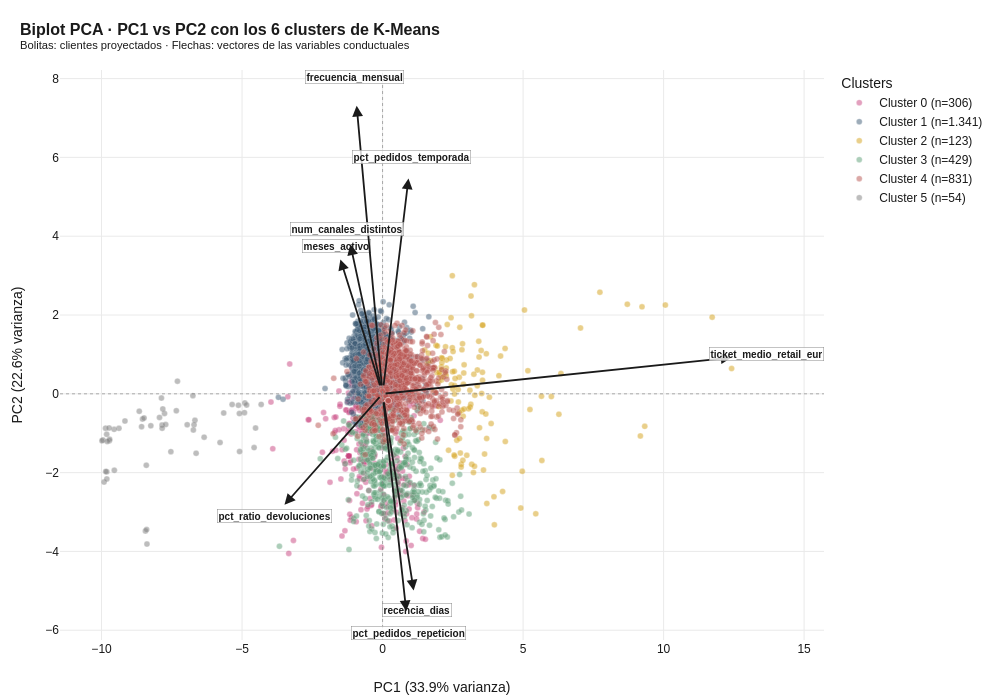

Notebook code cell kept with this figure:
### Markdown cell above
## 5. Visualización de los clusters mediante biplot

El biplot es una visualización combinada que representa simultáneamente las observaciones (los clientes proyectados como puntos en el espacio de las componentes principales) y las variables originales (representadas como vectores). La dirección de cada vector indica cómo contribuye esa variable a cada componente, la longitud refleja la importancia de la contribución, y los ángulos entre vectores informan sobre la correlación entre variables: vectores en la misma dirección representan variables positivamente correlacionadas, vectores opuestos indican correlación negativa, y vectores ortogonales sugieren independencia.

### Code cell
# 5.1 Biplot principal PC1 vs PC2
# Escala de los vectores para que sean visibles sobre la nube de puntos
escala_vectores = 1.0 * max(abs(X_pca[:, 0].min()), abs(X_pca[:, 0].max()),
                              abs(X_pca[:, 1].min()), abs(X_pca[:, 1].max())) / max(abs(loadings["PC1"]).max(), abs(loadings["PC2"]).max())

fig = go.Figure()

# Scatter de los puntos coloreados por cluster
for c in sorted(df["cluster"].unique()):
    mask = df["cluster"] == c
    fig.add_trace(go.Scatter(
        x=X_pca[mask, 0], y=X_pca[mask, 1],
        mode="markers",
        marker=dict(size=6, color=PALETA_CLUSTERS[c], opacity=0.5,
                    line=dict(color="white", width=0.3)),
        name=f"Cluster {c} (n={mask.sum():,})".replace(",", "."),
    ))

# Vectores de loadings
for i, var in enumerate(VARIABLES_CLUSTERING):
    x_end = loadings["PC1"].iloc[i] * escala_vectores
    y_end = loadings["PC2"].iloc[i] * escala_vectores

    fig.add_annotation(
        x=x_end, y=y_end, ax=0, ay=0,
        xref="x", yref="y", axref="x", ayref="y",
        arrowhead=2, arrowsize=1.2, arrowwidth=1.8,
        arrowcolor="#1A1A1A", showarrow=True,
    )
    # Etiqueta de la variable
    fig.add_annotation(
        x=x_end * 1.1, y=y_end * 1.1,
        text=f"<b>{var}</b>", showarrow=False,
        font=dict(size=10, color="#1A1A1A"),
        bgcolor="rgba(255,255,255,0.8)",
        bordercolor="#888", borderwidth=0.5,
    )

# Líneas de referencia
fig.add_hline(y=0, line_dash="dot", line_color="#888", line_width=0.7)
fig.add_vline(x=0, line_dash="dot", line_color="#888", line_width=0.7)

fig.update_layout(
    title=dict(text=f"<b>Biplot PCA · PC1 vs PC2 con los {K_FINAL} clusters de K-Means</b><br><sup>Bolitas: clientes proyectados · Flechas: vectores de las variables conductuales</sup>"),
    xaxis_title=f"PC1 ({var_explained[0]:.1f}% varianza)",
    yaxis_title=f"PC2 ({var_explained[1]:.1f}% varianza)",
    height=700, width=1000,
    legend=dict(title="Clusters", x=1.02, y=1, xanchor="left"),
)
guardar_y_mostrar(fig, "07_biplot_pc1_pc2", w=1000, h=700)

### Figure 1 — Plotly figure (JSON) as saved in the notebook; plotly's stock layout.template omitted (floating-point values rounded to 4 significant figures; data arrays with more than 128 entries replaced by an {"elided": "..."} marker saying what was removed)
{"data": [{"marker": {"color": "#C8447F", "line": {"color": "white", "width": 0.3}, "opacity": 0.5, "size": 6}, "mode": "markers", "name": "Cluster 0 (n=306)", "type": "scatter", "x": {"elided": "306 float values"}, "y": {"elided": "306 float values"}}, {"marker": {"color": "#3E5C76", "line": {"color": "white", "width": 0.3}, "opacity": 0.5, "size": 6}, "mode": "markers", "name": "Cluster 1 (n=1.341)", "type": "scatter", "x": {"elided": "1341 float values"}, "y": {"elided": "1341 float values"}}, {"marker": {"color": "#D4A017", "line": {"color": "white", "width": 0.3}, "opacity": 0.5, "size": 6}, "mode": "markers", "name": "Cluster 2 (n=123)", "type": "scatter", "x": [2.262, 1.502, 4.917, 2.641, 3.545, 2.241, 9.173, 1.836, 5.452, 2.098, 1.902, 2.482, 4.271, 5.17, 3.977, 2.56, 2.8, 3.171, 2.857, 2.767, 3.234, 3.591, 3.14, 2.348, 1.63, 2.734, 3.557, 2.567, 3.71, 2.545, 2.002, 5.668, 2.997, 3.434, 9.329, 3.27, 2.107, 3.692, 3.704, 2.824, 2.875, 4.971, 8.709, 2.488, 7.043, 4.14, 3.147, 4.359, 11.73, 5.244, 2.243, 9.231, 3.421, 1.705, 1.865, 3.553, 1.951, 1.996, 6.007, 3.801, 3.629, 2.845, 3.674, 2.434, 2.118, 6.346, 1.713, 2.902, 2.748, 2.446, 3.508, 2.501, 2.481, 3.268, 3.163, 10.06, 2.266, 3.863, 3.282, 3.118, 12.42, 3.449, 2.73, 2.823, 4.368, 2.58, 2.044, 4.199, 3.526, 2.125, 1.934, 2.013, 2.436, 5.049, 2.562, 2.697, 2.889, 2.553, 3.374, 3.249, 6.274, 2.27, 3.559, 3.963, 2.797, 2.482, 2.303, 5.653, 2.69, 3.371, 2.509, 3.063, 2.09, 2.1, 2.402, 2.867, 2.899, 1.599, 2.734, 3.107, 2.109, 7.733, 3.56], "y": [0.4527, 1.111, -2.9, -1.176, -0.458, 1.193, -1.069, 0.06588, -3.045, 0.9131, 1.232, -2.069, -2.476, 0.5874, -3.325, -0.003116, -1.785, -1.787, -1.686, -1.504, -1.998, -1.936, -0.263, -1.43, 1.031, -1.134, 0.344, -1.584, -2.781, -1.554, -0.3232, -1.691, -1.561, 0.9335, -0.8257, -1.84, 0.5955, 1.019, -1.131, 1.119, 0.24, -1.968, 2.275, 0.5606, 1.672, 0.4616, 2.48, 1.153, 1.946, -0.3984, 0.512, 2.207, 1.333, 1.449, 0.6515, 0.5458, 1.212, 0.3059, -0.07063, -0.08757, -1.53, 1.269, -0.5119, -0.1842, 0.9023, 0.5152, 0.8415, 0.7347, 1.688, 0.2276, 1.099, 0.1233, 2.999, 2.771, 1.98, 2.252, 0.6561, -0.7557, -0.03392, -0.3376, 0.6406, -0.863, 0.4212, -0.4189, -1.212, 0.3899, 0.4752, 0.9589, 0.01069, 0.419, 0.5374, 0.539, 1.931, 2.127, 0.2099, -0.2084, 0.53, 0.5711, 0.6056, 0.4997, -0.5186, 0.8551, 1.746, -2.612, -1.86, 1.171, 1.759, -0.06004, 0.1101, 0.2052, 1.073, -0.3811, 0.6803, 0.3488, 0.8989, -0.5678, -0.3859, 0.7728, -0.4701, 0.09275, 0.7896, 2.579, 1.739]}, {"marker": {"color": "#5C9E76", "line": {"color": "white", "width": 0.3}, "opacity": 0.5, "size": 6}, "mode": "markers", "name": "Cluster 3 (n=429)", "type": "scatter", "x": {"elided": "429 float values"}, "y": {"elided": "429 float values"}}, {"marker": {"color": "#B85450", "line": {"color": "white", "width": 0.3}, "opacity": 0.5, "size": 6}, "mode": "markers", "name": "Cluster 4 (n=831)", "type": "scatter", "x": {"elided": "831 float values"}, "y": {"elided": "831 float values"}}, {"marker": {"color": "#7D7D7D", "line": {"color": "white", "width": 0.3}, "opacity": 0.5, "size": 6}, "mode": "markers", "name": "Cluster 5 (n=54)", "type": "scatter", "x": [-7.533, -8.575, -9.167, -7.76, -7.338, -8.247, -8.438, -7.299, -8.408, -6.749, -8.658, -5.653, -8.542, -9.91, -4.914, -5.783, -6.349, -7.846, -7.717, -7.868, -6.953, -7.821, -9.38, -5.354, -9.858, -7.843, -8.397, -9.722, -9.553, -9.712, -9.731, -9.951, -5.128, -9.986, -4.572, -6.676, -6.635, -6.709, -9.818, -6.733, -4.9, -9.814, -4.837, -9.851, -9.545, -9.799, -7.937, -8.384, -4.32, -5.095, -4.519, -8.487, -9.812, -5.089], "y": [-1.467, -0.8336, -0.6899, -0.4979, -0.4294, -0.8107, -3.48, 0.3209, -1.814, -0.0459, -0.4417, -0.4863, -0.6389, -2.24, -0.4773, -1.236, -1.1, -0.7939, -0.7801, -0.1076, -0.7843, -0.3842, -0.8764, -0.2713, -0.8708, -0.8734, -3.444, -1.189, -0.9022, -1.15, -0.866, -1.17, -0.2886, -1.194, -1.365, -0.6722, -1.508, -0.788, -1.027, -0.9175, -0.2312, -1.981, -0.2835, -1.971, -1.94, -1.208, -0.5999, -3.813, -0.2683, -0.5013, -0.8698, -0.613, -2.16, -1.465]}], "layout": {"annotations": [{"arrowcolor": "#1A1A1A", "arrowhead": 2, "arrowsize": 1.2, "arrowwidth": 1.8, "ax": 0, "axref": "x", "ay": 0, "ayref": "y", "showarrow": true, "x": 1.106, "xref": "x", "y": -4.991, "yref": "y"}, {"bgcolor": "rgba(255,255,255,0.8)", "bordercolor": "#888", "borderwidth": 0.5, "font": {"color": "#1A1A1A", "size": 10}, "showarrow": false, "text": "<b>recencia_dias</b>", "x": 1.217, "y": -5.491}, {"arrowcolor": "#1A1A1A", "arrowhead": 2, "arrowsize": 1.2, "arrowwidth": 1.8, "ax": 0, "axref": "x", "ay": 0, "ayref": "y", "showarrow": true, "x": -1.501, "xref": "x", "y": 3.411, "yref": "y"}, {"bgcolor": "rgba(255,255,255,0.8)", "bordercolor": "#888", "borderwidth": 0.5, "font": {"color": "#1A1A1A", "size": 10}, "showarrow": false, "text": "<b>meses_activo</b>", "x": -1.652, "y": 3.752}, {"arrowcolor": "#1A1A1A", "arrowhead": 2, "arrowsize": 1.2, "arrowwidth": 1.8, "ax": 0, "axref": "x", "ay": 0, "ayref": "y", "showarrow": true, "x": -0.9219, "xref": "x", "y": 7.309, "yref": "y"}, {"bgcolor": "rgba(255,255,255,0.8)", "bordercolor": "#888", "borderwidth": 0.5, "font": {"color": "#1A1A1A", "size": 10}, "showarrow": false, "text": "<b>frecuencia_mensual</b>", "x": -1.014, "y": 8.04}, {"arrowcolor": "#1A1A1A", "arrowhead": 2, "arrowsize": 1.2, "arrowwidth": 1.8, "ax": 0, "axref": "x", "ay": 0, "ayref": "y", "showarrow": true, "x": 12.42, "xref": "x", "y": 0.9219, "yref": "y"}, {"bgcolor": "rgba(255,255,255,0.8)", "bordercolor": "#888", "borderwidth": 0.5, "font": {"color": "#1A1A1A", "size": 10}, "showarrow": false, "text": "<b>ticket_medio_retail_eur</b>", "x": 13.66, "y": 1.014}, {"arrowcolor": "#1A1A1A", "arrowhead": 2, "arrowsize": 1.2, "arrowwidth": 1.8, "ax": 0, "axref": "x", "ay": 0, "ayref": "y", "showarrow": true, "x": 0.9219, "xref": "x", "y": 5.466, "yref": "y"}, {"bgcolor": "rgba(255,255,255,0.8)", "bordercolor": "#888", "borderwidth": 0.5, "font": {"color": "#1A1A1A", "size": 10}, "showarrow": false, "text": "<b>pct_pedidos_temporada</b>", "x": 1.014, "y": 6.012}, {"arrowcolor": "#1A1A1A", "arrowhead": 2, "arrowsize": 1.2, "arrowwidth": 1.8, "ax": 0, "axref": "x", "ay": 0, "ayref": "y", "showarrow": true, "x": 0.8429, "xref": "x", "y": -5.518, "yref": "y"}, {"bgcolor": "rgba(255,255,255,0.8)", "bordercolor": "#888", "borderwidth": 0.5, "font": {"color": "#1A1A1A", "size": 10}, "showarrow": false, "text": "<b>pct_pedidos_repeticion</b>", "x": 0.9272, "y": -6.07}, {"arrowcolor": "#1A1A1A", "arrowhead": 2, "arrowsize": 1.2, "arrowwidth": 1.8, "ax": 0, "axref": "x", "ay": 0, "ayref": "y", "showarrow": true, "x": -3.49, "xref": "x", "y": -2.818, "yref": "y"}, {"bgcolor": "rgba(255,255,255,0.8)", "bordercolor": "#888", "borderwidth": 0.5, "font": {"color": "#1A1A1A", "size": 10}, "showarrow": false, "text": "<b>pct_ratio_devoluciones</b>", "x": -3.839, "y": -3.1}, {"arrowcolor": "#1A1A1A", "arrowhead": 2, "arrowsize": 1.2, "arrowwidth": 1.8, "ax": 0, "axref": "x", "ay": 0, "ayref": "y", "showarrow": true, "x": -1.146, "xref": "x", "y": 3.793, "yref": "y"}, {"bgcolor": "rgba(255,255,255,0.8)", "bordercolor": "#888", "borderwidth": 0.5, "font": {"color": "#1A1A1A", "size": 10}, "showarrow": false, "text": "<b>num_canales_distintos</b>", "x": -1.26, "y": 4.172}], "height": 700, "legend": {"title": {"text": "Clusters"}, "x": 1.02, "xanchor": "left", "y": 1}, "shapes": [{"line": {"color": "#888", "dash": "dot", "width": 0.7}, "type": "line", "x0": 0, "x1": 1, "xref": "x domain", "y0": 0, "y1": 0, "yref": "y"}, {"line": {"color": "#888", "dash": "dot", "width": 0.7}, "type": "line", "x0": 0, "x1": 0, "xref": "x", "y0": 0, "y1": 1, "yref": "y domain"}], "title": {"text": "<b>Biplot PCA · PC1 vs PC2 con los 6 clusters de K-Means</b><br><sup>Bolitas: clientes proyectados · Flechas: vectores de las variables conductuales</sup>"}, "width": 1000, "xaxis": {"title": {"text": "PC1 (33.9% varianza)"}}, "yaxis": {"title": {"text": "PC2 (22.6% varianza)"}}}}
